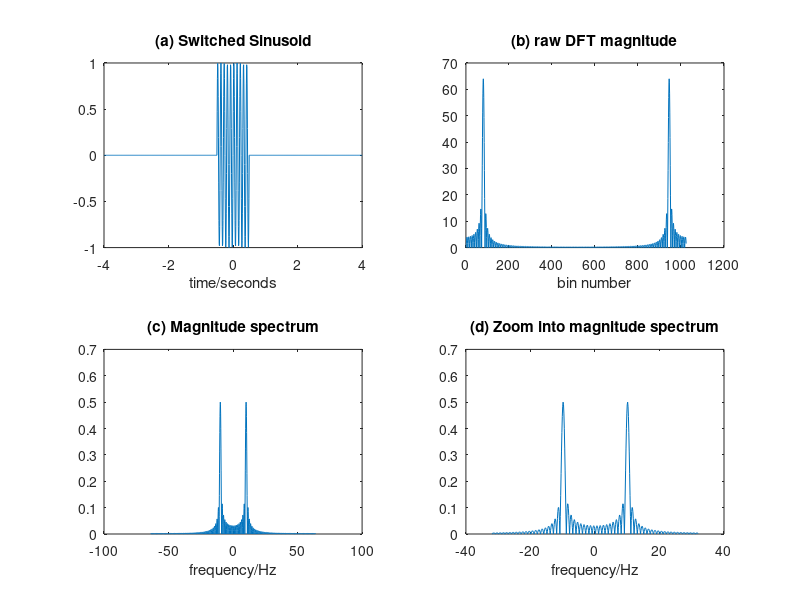

The MATLAB source for this figure:
% switchsin.m spectrum of a switched sine
Td=1;                          % pulse width [-Td/2,Td/2]
N=1024;                        % number of data points
f=10;                          % frequency of sine
T=8;                           % total time window
trez=T/N; frez=1/T;            % time and freq. resolution
w=zeros(1,N);                  % vector for full data record
w(N/2-Td/(trez*2)+1:N/2+Td/(2*trez))=sin(trez*(1:Td/trez)*2*pi*f);
dftmag=abs(fft(w));            % magnitude of spectrum of w
spec=trez*[dftmag((N/2)+1:N),dftmag(1:N/2)];
ssf=frez*[-(N/2)+1:1:(N/2)];
speczoom=trez*[dftmag((3*N/4)+1:N),dftmag(1:N/4)];
ssfzoom=frez*[-(N/4)+1:1:(N/4)];
subplot(2,2,1)                 % plot (a): time waveform
plot(trez*[-length(w)/2+1:length(w)/2],w,'-');
xlabel('time/seconds'), title('(a) Switched Sinusoid')
subplot(2,2,2)                 % plot (b): raw DFT data
plot(dftmag,'-');
xlabel('bin number'), title('(b) raw DFT magnitude')
subplot(2,2,3)                 % plot (c): spectrum
plot(ssf,spec,'-');
xlabel('frequency/Hz')
title('(c) Magnitude spectrum')
subplot(2,2,4)                 % plot (d): zoom on spectrum
plot(ssfzoom,speczoom,'-');
xlabel('frequency/Hz')
title('(d) Zoom into magnitude spectrum')
